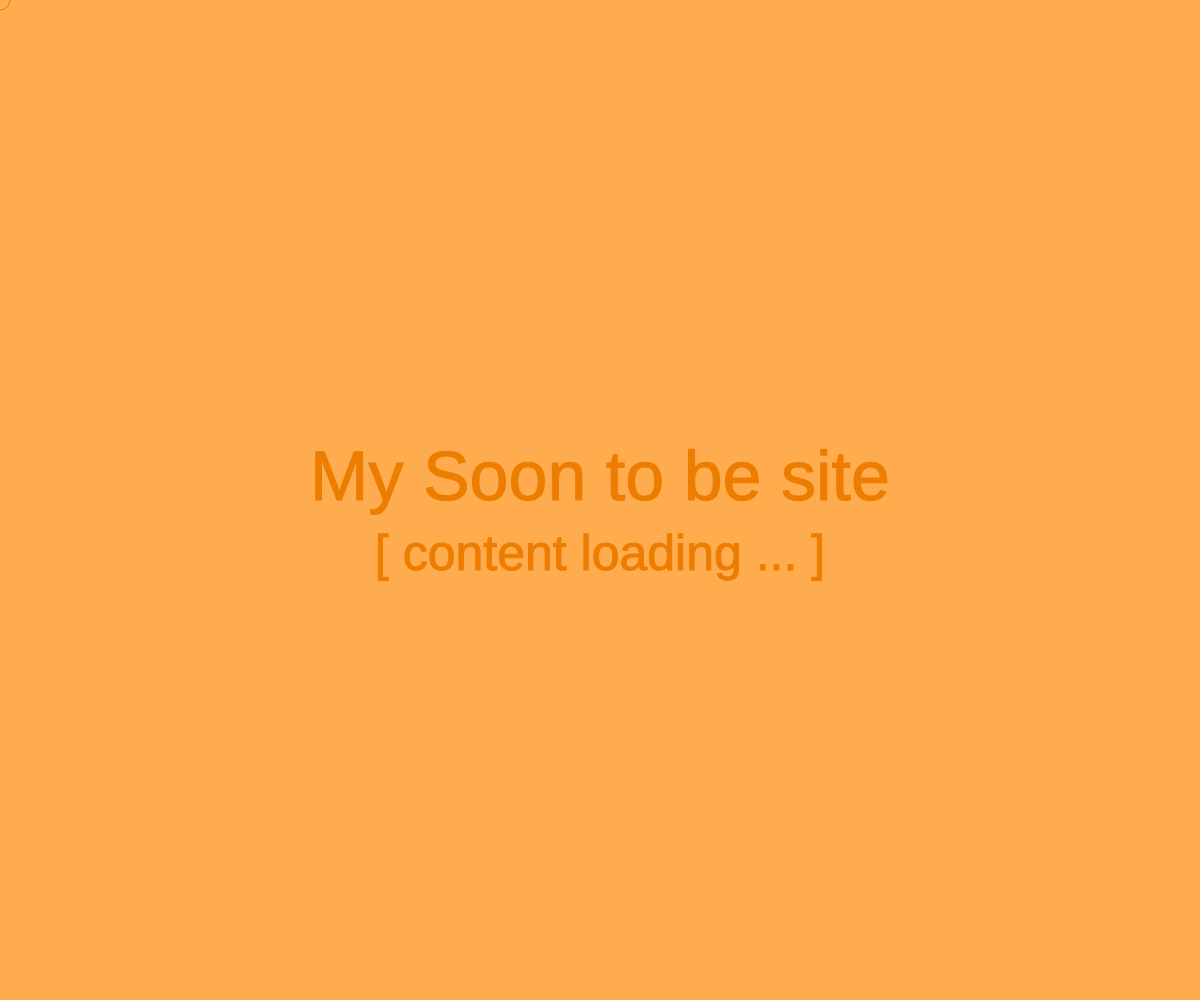
Frame 1 (no input)
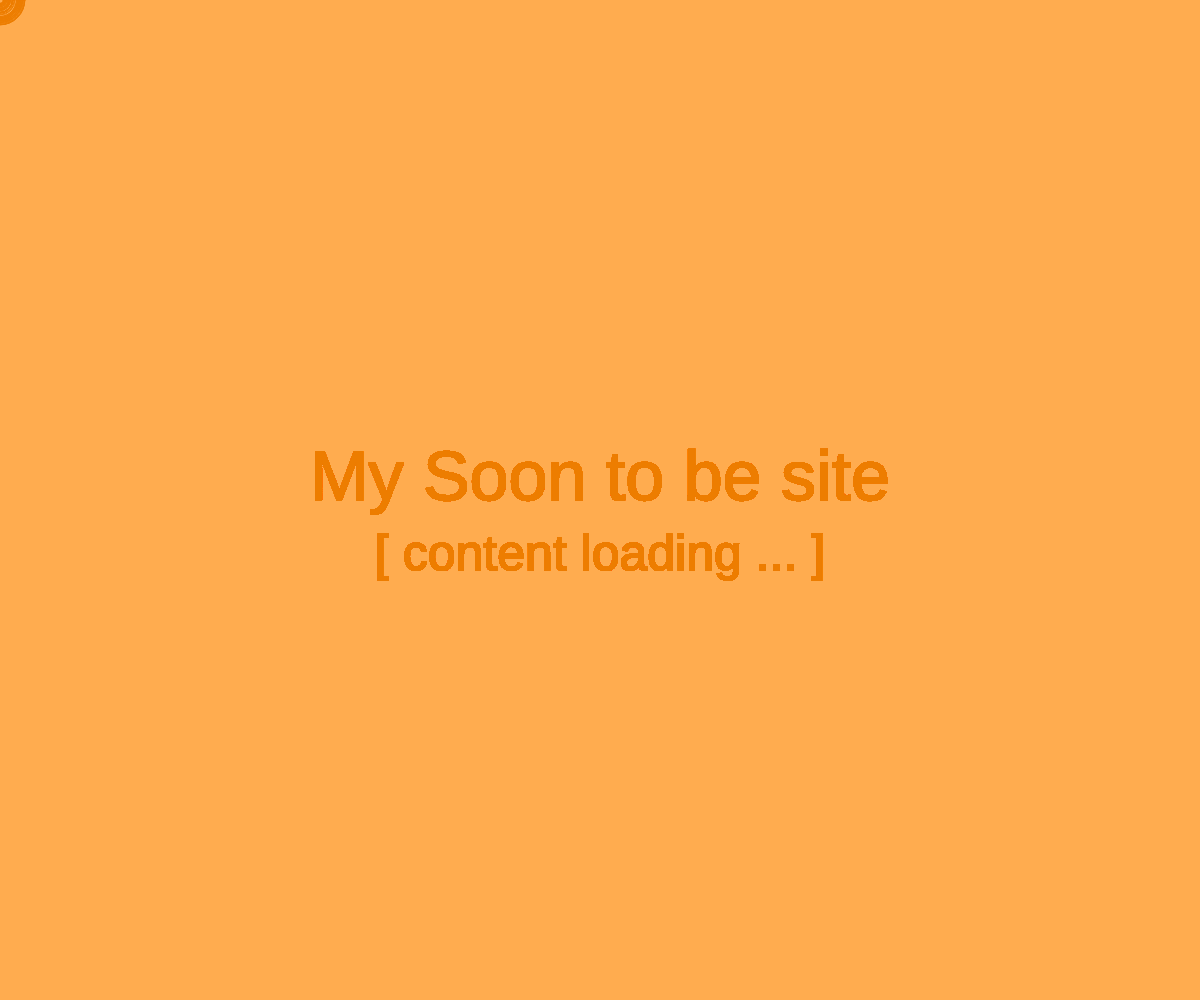
Frame 60 (no input)
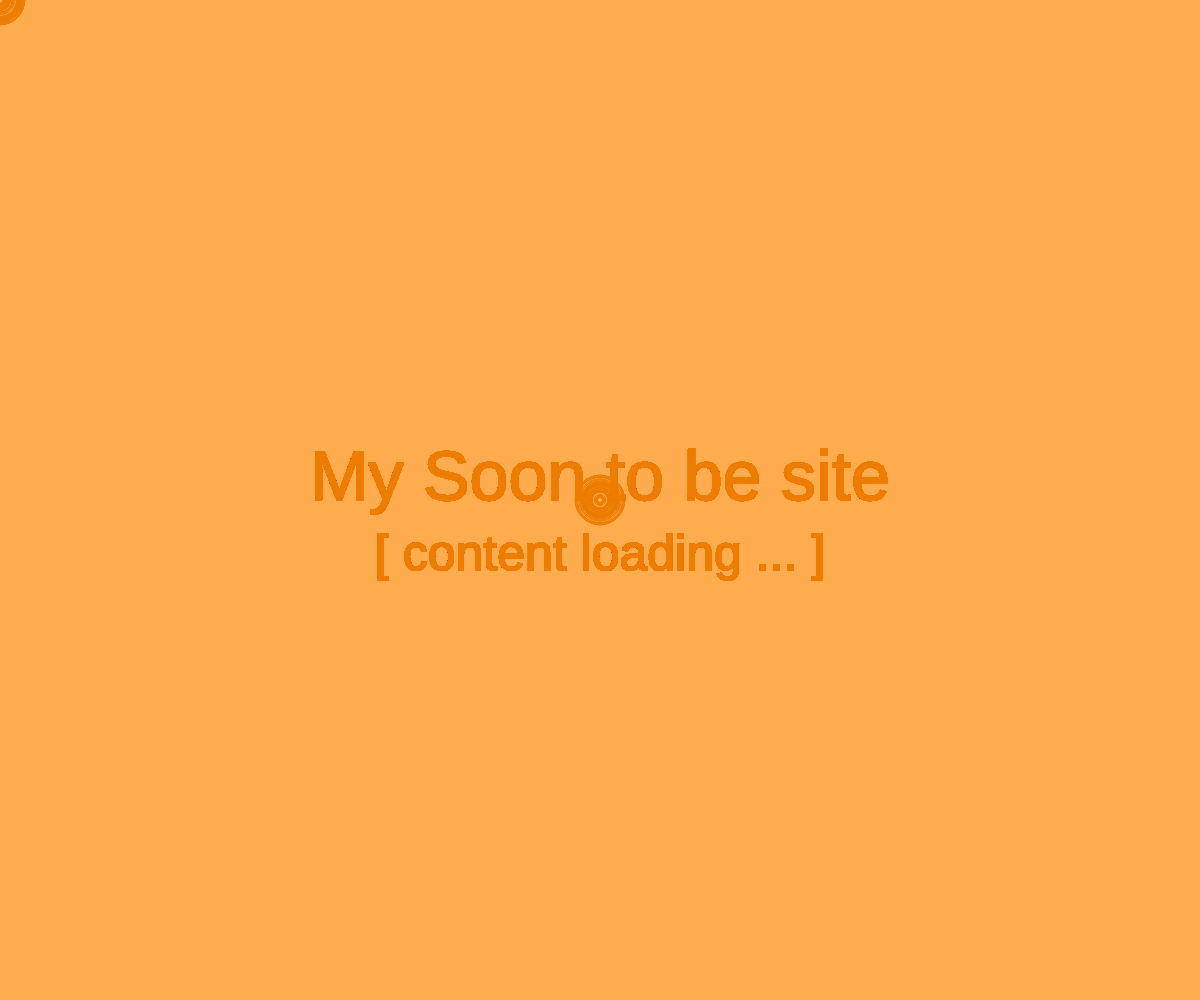
Frame 120 (the mouse pressed at the canvas centre since frame 60)

The p5.js sketch that drew these frames (run headless with seeded random() and noise() and a simulated clock; from frame 60 on, the mouse is pressed at the canvas centre):

// p5.js sketch
// ── sketch.js
var sizeof = 20;

function setup() {
  createCanvas(window.innerWidth, window.innerHeight);
  background("#ffac4f");
}

function draw() {
  
  // draw circles
  noFill()
  stroke("#ed7d00");
  ellipse(mouseX, mouseY, sizeof, sizeof);
  
  // text content 
  fill("#ed7d00");
  textSize(70);
  textAlign(CENTER);
  text("My Soon to be site", window.innerWidth/2,window.innerHeight/2);
  textSize(50);
  text("[ content loading ... ]", window.innerWidth/2,window.innerHeight/2 + 70);
  
  // update size
  sizeof = random(5, 50);
}
